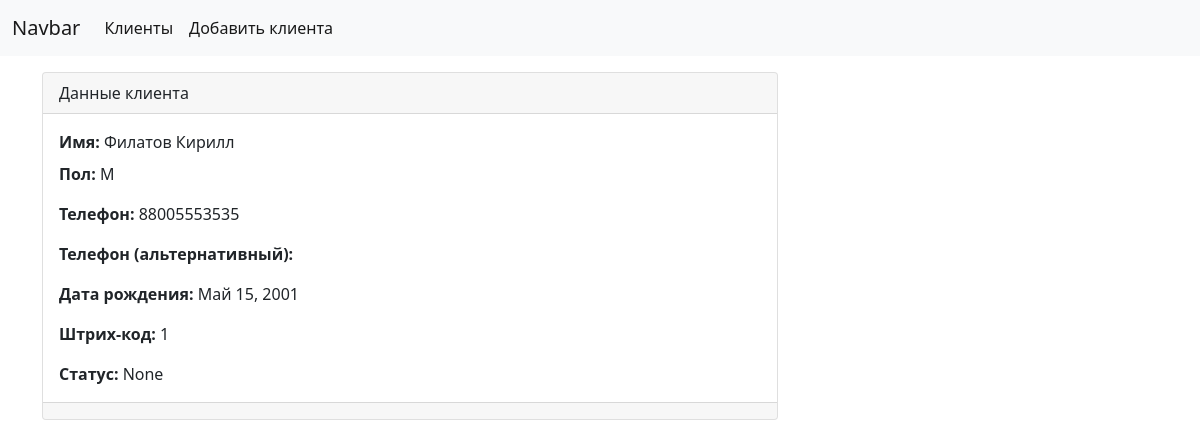
Before: /clients/ with the older database file.
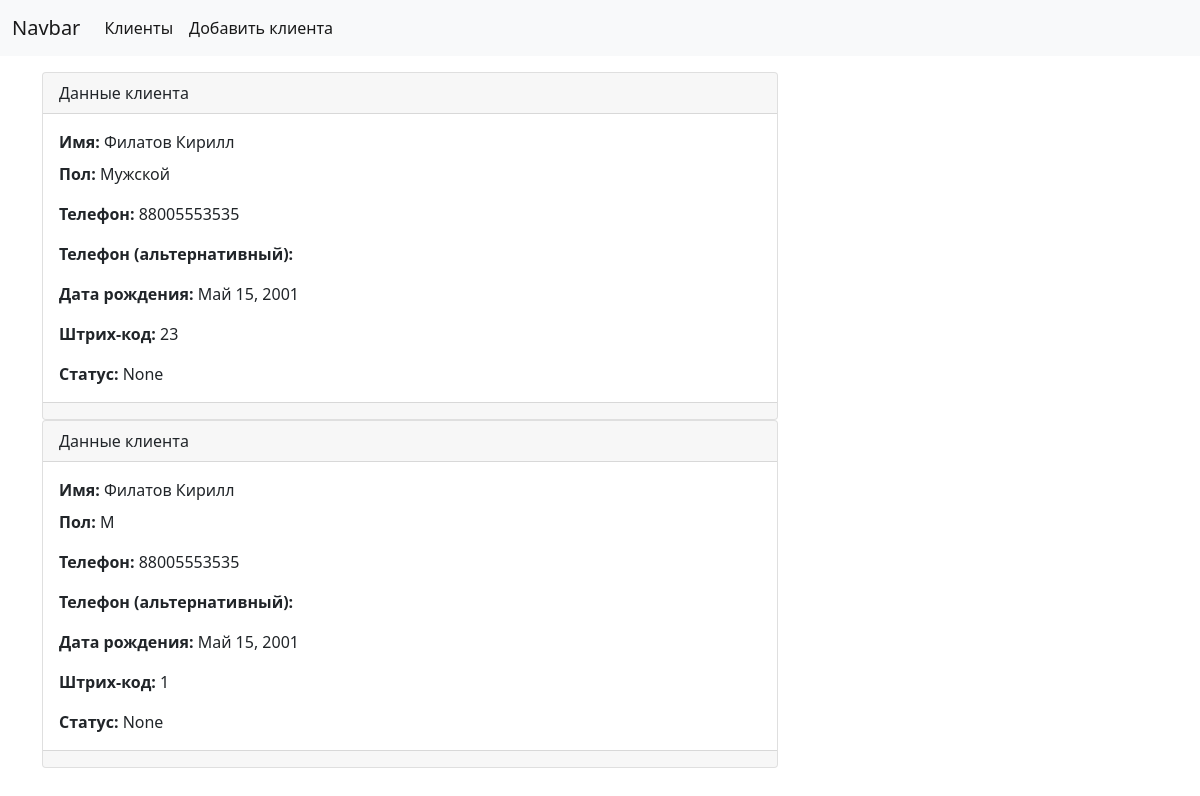
After: the same page with the newer database file.
### listok/models.py (models this page shows, shortened)
class User(models.Model):
    class Meta:
        verbose_name = "Клиент"
        verbose_name_plural = "Клиенты"
        ordering = ['ab_status']
    gender_choise = (
        ('Мужской', 'Мужской'),
        ('Ж', 'Женский')
    )
    blacklist_choise = (
        ('Н', 'Нет'),
        ('Д', 'Да')
    )
    sms_choise = (
        ('Е', 'Есть разрешение'),
        ('Н', 'Нет разрешения')
    )
    FIO = models.CharField(max_length=255, verbose_name='ФИО')
    gender = models.CharField(max_length=10, choices=gender_choise, verbose_name='Пол')
    number = models.CharField(max_length=30, verbose_name='Телефон')
    number2 = models.CharField(max_length=30, verbose_name='Телефон (альтернативный)', blank=True)
    birthday_date = models.DateField(auto_now=False, auto_now_add=False, verbose_name='Дата рождения')
    adres = models.CharField(max_length=255, verbose_name='Адрес', blank=True)
    code = models.CharField(max_length=255, verbose_name='Штрих-код')
    family_field = models.CharField(max_length=255, verbose_name='Карточка родителя', blank=True)
    FIO_family = models.CharField(max_length=255, verbose_name='ФИО роидтеля', blank=True)
    number_family = models.CharField(max_length=255, verbose_name='Телефон родителя', blank=True)
    email = models.CharField(max_length=255, verbose_name='Email', blank=True)
    status = models.ForeignKey('Status', verbose_name='Статус', on_delete=models.PROTECT, blank=True, null=True)
    ab_status = models.CharField(max_length=255, verbose_name='Статус абонемента')      # придумать метод и формат поля
    blacklist = models.CharField(max_length=1, verbose_name='Черный список', choices=blacklist_choise)
    source = models.ForeignKey('Source', verbose_name='Источник', on_delete=models.PROTECT, blank=True, null=True)
    class_format = models.ForeignKey('ClassFormat', verbose_name='Формат занятий', on_delete=models.PROTECT, blank=True, null=True)
    personal_disc = models.PositiveSmallIntegerField(verbose_name='Персональная скидка', blank=True, null=True)
    Vk_id = models.CharField(max_length=255, verbose_name='Вконтакте ID', blank=True)
    Fb_id = models.CharField(max_length=255, verbose_name='Facebook ID', blank=True)
    Ig_id = models.CharField(max_length=255, verbose_name='Instagramm ID', blank=True)
    contraindications = models.ForeignKey('Contraindications', verbose_name='Противопоказания', on_delete=models.PROTECT,
                                          blank=True, null=True)
    sms = models.CharField(max_length=1, verbose_name='Отправка сообщений', choices=sms_choise)
    email_choise = models.CharField(max_length=1, verbose_name='Отправка Email', choices=sms_choise)
    notes_unvi = models.TextField(max_length=1000, verbose_name='Заметки', blank=True)
    notes_visible = models.TextField(max_length=500, verbose_name='Заметки (видимые)', blank=True)
    passport = models.PositiveIntegerField(verbose_name='Номер и серия паспорта')
    passport_date = models.DateField(auto_now=False, auto_now_add=False, verbose_name='Дата выдачи паспорта')
    passport_org = models.CharField(max_length=255, verbose_name='Кем выдан')
    org_code = models.CharField(max_length=20, verbose_name='Дата выдачи')

### listok/views.py (the view)
# urls.py: path('clients/', include('listok.urls')),
def clients(request):
    personal = User.objects.order_by('ab_status')
    context = {
        'personal': personal,
        'title': 'Список персонала',
    }
    return render(request, 'app_templates/form.html', context)

### templates/app_templates/form.html
{% extends 'base.html' %}
{% block content %}
{% include 'include/_content.html' %}
{% endblock %}\

### templates/base.html (shortened to what this page needs)
<!doctype html>
<html lang="en">
<head>
    <link href="https://cdn.jsdelivr.net/npm/bootstrap@5.1.1/dist/css/bootstrap.min.css" rel="stylesheet"
>
</head>
<body>
{% include 'include/_nav.html' %}
<div class="container mt-3">
    <div class="row">
        {% block content %}{% endblock %}
    </div>
</div>
</body>
</html>

### templates/include/_nav.html (shortened to what this page needs)
<nav class="navbar navbar-expand-lg navbar-light bg-light">
    <div class="container-fluid">
        <a class="navbar-brand" href="{% url 'clients' %}">Navbar</a>
        <div class="collapse navbar-collapse" id="navbarSupportedContent">
            <ul class="navbar-nav me-auto mb-2 mb-lg-0">
                <li class="nav-item"><a class="nav-link active" aria-current="page" href="{% url 'clients' %}">Клиенты</a>
                </li>
                <li class="nav-item"><a class="nav-link active" aria-current="page" href="{% url 'add_client' %}">Добавить
                    клиента</a>
                </li>
            </ul>
        </div>
    </div>
</nav>

### templates/include/_content.html (shortened to what this page needs)
<div class="col-md-8">
            {% for item in personal %}
            <div class="card text-right">
                <div class="card-header">
                    <t1>Данные клиента</t1>
                </div>
                <div class="card-body">
                    <p class="card-title"><b>Имя:</b> {{ item.FIO }}</p>
                    <p class="card-text"><b>Пол:</b> {{ item.gender }}</p>
                    <p class="card-text"><b>Телефон:</b> {{ item.number }}</p>
                    <p class="card-text"><b>Телефон (альтернативный):</b> {{ item.number2 }}</p>
                    <p class="card-text"><b>Дата рождения:</b> {{ item.birthday_date }}</p>
                    <p class="card-text"><b>Штрих-код:</b> {{ item.code }}</p>
                    <p class="card-text"><b>Статус:</b> {{ item.status }}</p>
                </div>
                <div class="card-footer text-muted">
                </div>
            </div>
            {% endfor %}
</div>

Changed rows visible on the page:
added User: FIO "Филатов Кирилл", gender "Мужской", number "88005553535", birthday_date "Май 15, 2001", code "23", status "None"
